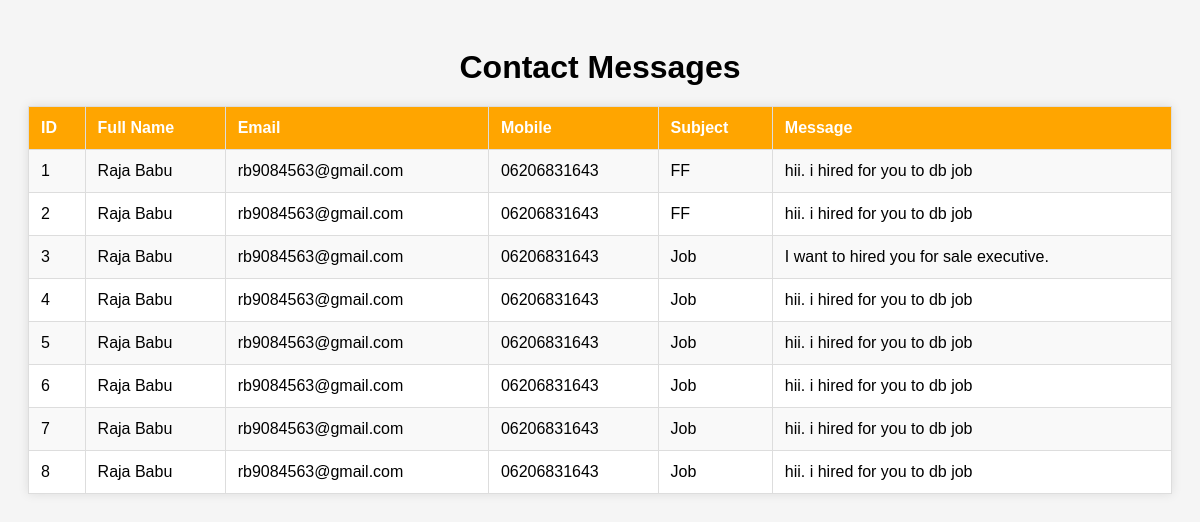
The page /admin/messages on the database its author committed.
### tables this page shows
CREATE TABLE contacts (
            id INTEGER PRIMARY KEY AUTOINCREMENT,
            full_name TEXT,
            email TEXT,
            mobile TEXT,
            subject TEXT,
            message TEXT
        );

### app.py (the view)
@app.route('/admin/messages')
def admin_messages():
    conn = sqlite3.connect('contacts.db')
    cursor = conn.cursor()
    cursor.execute('SELECT * FROM contacts')
    messages = cursor.fetchall()
    conn.close()
    return render_template('messages.html', messages=messages)

### templates/messages.html (shortened to what this page needs)
<!DOCTYPE html>
<html lang="en">
<head>
</head>
<body>
    <h1>Contact Messages</h1>
    <table>
        <tr>
            <th>ID</th>
            <th>Full Name</th>
            <th>Email</th>
            <th>Mobile</th>
            <th>Subject</th>
            <th>Message</th>
        </tr>
        {% for msg in messages %}
        <tr>
            <td>{{ msg[0] }}</td>
            <td>{{ msg[1] }}</td>
            <td>{{ msg[2] }}</td>
            <td>{{ msg[3] }}</td>
            <td>{{ msg[4] }}</td>
            <td>{{ msg[5] }}</td>
        </tr>
        {% endfor %}
    </table>
</body>
</html>

### templates/messages.html (style rules this page uses)
body { font-family: Arial, sans-serif; padding: 20px; background: #f5f5f5; }
table { width: 100%; border-collapse: collapse; background: white; box-shadow: 0 0 10px rgba(0,0,0,0.1); }
th, td { border: 1px solid #ddd; padding: 12px; text-align: left; }
th { background-color: orange; color: white; }
tr:nth-child(even) { background-color: #f9f9f9; }
h1 { text-align: center; margin-bottom: 20px; }

### rows shown on the page
contacts: id "1", full_name "Raja Babu", email "rb9084563@gmail.com", mobile "06206831643", subject "FF", message "hii. i hired for you to db job"
contacts: id "2", full_name "Raja Babu", email "rb9084563@gmail.com", mobile "06206831643", subject "FF", message "hii. i hired for you to db job"
contacts: id "3", full_name "Raja Babu", email "rb9084563@gmail.com", mobile "06206831643", subject "Job", message "I want to hired you for sale executive."
contacts: id "4", full_name "Raja Babu", email "rb9084563@gmail.com", mobile "06206831643", subject "Job", message "hii. i hired for you to db job"
contacts: id "5", full_name "Raja Babu", email "rb9084563@gmail.com", mobile "06206831643", subject "Job", message "hii. i hired for you to db job"
contacts: id "6", full_name "Raja Babu", email "rb9084563@gmail.com", mobile "06206831643", subject "Job", message "hii. i hired for you to db job"
contacts: id "7", full_name "Raja Babu", email "rb9084563@gmail.com", mobile "06206831643", subject "Job", message "hii. i hired for you to db job"
contacts: id "8", full_name "Raja Babu", email "rb9084563@gmail.com", mobile "06206831643", subject "Job", message "hii. i hired for you to db job"
